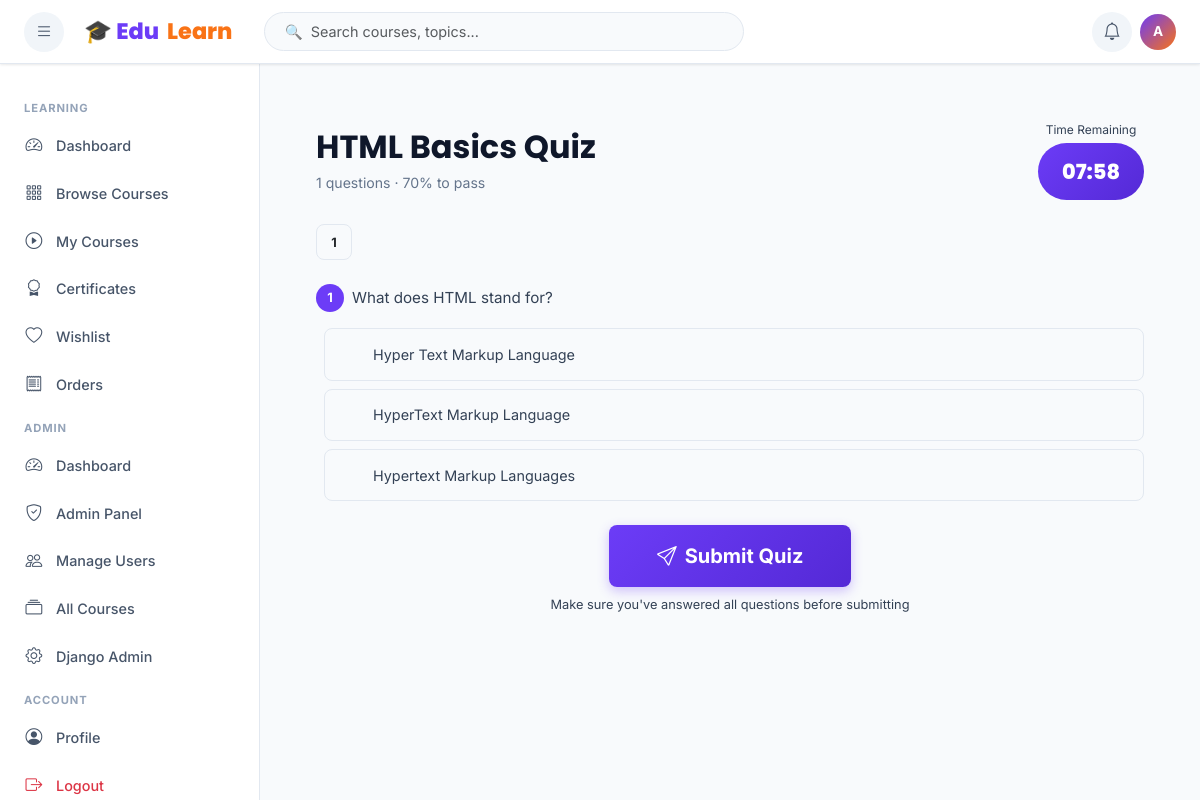
The page /quizzes/1/take/ (signed in) on the database its author committed.
### accounts/models.py (models this page shows, shortened)
class CustomUser(AbstractUser):
    ROLE_CHOICES = [('student','Student'),('instructor','Instructor'),('admin','Admin')]
    role = models.CharField(max_length=20, choices=ROLE_CHOICES, default='student')
    bio = models.TextField(blank=True)
    avatar = models.ImageField(upload_to='avatars/', blank=True, null=True)
    phone = models.CharField(max_length=20, blank=True)
    website = models.URLField(blank=True)
    linkedin = models.URLField(blank=True)
    is_email_verified = models.BooleanField(default=False)
    created_at = models.DateTimeField(auto_now_add=True)
    updated_at = models.DateTimeField(auto_now=True)
    def is_student(self): return self.role == 'student'
    def is_instructor(self): return self.role == 'instructor'
    def is_admin_user(self): return self.role == 'admin' or self.is_staff

### quizzes/models.py (models this page shows, shortened)
class Quiz(models.Model):
    module = models.OneToOneField(Module, on_delete=models.CASCADE, related_name='quiz')
    title = models.CharField(max_length=200)
    description = models.TextField(blank=True)
    time_limit = models.PositiveIntegerField(default=0, help_text='Minutes (0=no limit)')
    pass_score = models.PositiveIntegerField(default=70, help_text='Percentage to pass')
    max_attempts = models.PositiveIntegerField(default=3)
    is_active = models.BooleanField(default=True)
    created_at = models.DateTimeField(auto_now_add=True)

class Question(models.Model):
    quiz = models.ForeignKey(Quiz, on_delete=models.CASCADE, related_name='questions')
    text = models.TextField()
    explanation = models.TextField(blank=True)
    order = models.PositiveIntegerField(default=0)
    class Meta: ordering = ['order']

class Choice(models.Model):
    question = models.ForeignKey(Question, on_delete=models.CASCADE, related_name='choices')
    text = models.CharField(max_length=300)
    is_correct = models.BooleanField(default=False)

### quizzes/views.py (the view)
# urls.py: path('<int:quiz_id>/take/', views.quiz_take, name='take'),
@login_required
def quiz_take(request, quiz_id):
    quiz = get_object_or_404(Quiz, id=quiz_id, is_active=True)
    enrollment = get_object_or_404(Enrollment, user=request.user, course=quiz.module.course)
    attempts_count = QuizAttempt.objects.filter(user=request.user, quiz=quiz).count()
    if attempts_count >= quiz.max_attempts:
        messages.error(request, f'Maximum attempts ({quiz.max_attempts}) reached.')
        return redirect('quizzes:detail', quiz_id=quiz_id)
    questions = quiz.questions.prefetch_related('choices').all()
    return render(request, 'quizzes/take.html', {'quiz': quiz, 'questions': questions})

### lms_project/context_processors.py (called while the page is built)
def notifications(request):
    context = {'notifications': [], 'unread_count': 0}
    if request.user.is_authenticated:
        try:
            from courses.models import Notification
            notifs = Notification.objects.filter(user=request.user).order_by('-created_at')[:10]
            context['notifications'] = notifs
            context['unread_count'] = notifs.filter(is_read=False).count()
        except Exception:
            pass
    return context

### templates/quizzes/take.html (shortened to what this page needs)
{% extends 'base.html' %}
{% block content %}
<div class="container-fluid px-4 py-4">
  <div class="d-flex align-items-center justify-content-between mb-4">
    <div>
      <h2 class="fw-bold mb-1">{{ quiz.title }}</h2>
      <div style="font-size:.88rem;color:var(--gray-600);">{{ questions|length }} questions {% if quiz.pass_score %}· {{ quiz.pass_score }}% to pass{% endif %}</div>
    </div>
    {% if quiz.time_limit > 0 %}
    <div>
      <div style="font-size:.75rem;color:var(--gray-500);text-align:center;margin-bottom:.25rem;">Time Remaining</div>
      <div class="quiz-timer" id="quizTimer">{{ quiz.time_limit }}:00</div>
    </div>
    {% endif %}
  </div>
  <div class="mb-4">
    <div class="d-flex gap-1 flex-wrap" id="questionNav">
      {% for q in questions %}
      <button class="btn btn-sm" id="navBtn{{ q.id }}" onclick="scrollToQuestion({{ q.id }})"
        style="width:36px;height:36px;border-radius:8px;border:1.5px solid var(--gray-200);font-size:.8rem;font-weight:700;">
        {{ forloop.counter }}
      </button>
      {% endfor %}
    </div>
  </div>
  <form id="quizForm">
    {% for question in questions %}
    <div class="quiz-question animate-on-scroll" id="question{{ question.id }}">
      <div class="d-flex gap-2 mb-3">
        <span style="background:var(--primary);color:white;width:28px;height:28px;border-radius:50%;display:flex;align-items:center;justify-content:center;font-size:.8rem;font-weight:700;flex-shrink:0;">{{ forloop.counter }}</span>
        <p class="mb-0 fw-600" style="font-size:.95rem;line-height:1.6;padding-top:2px;">{{ question.text }}</p>
      </div>
      <div class="ms-2">
        {% for choice in question.choices.all %}
        <div class="choice-option" data-question-id="{{ question.id }}" data-choice-id="{{ choice.id }}"
             onclick="selectChoice(this, {{ question.id }}, {{ choice.id }})">
          <div style="width:20px;height:20px;border-radius:50%;border:2px solid var(--gray-300);display:flex;align-items:center;justify-content:center;flex-shrink:0;transition:.2s;" class="choice-radio">
          </div>
          <span style="font-size:.9rem;">{{ choice.text }}</span>
        </div>
        {% endfor %}
      </div>
    </div>
    {% endfor %}
  </form>
  <div class="text-center mt-4 mb-5">
    <button class="btn btn-primary btn-lg px-5 py-3 fw-bold" id="submitQuizBtn" onclick="submitQuiz()">
      <i class="bi bi-send me-2"></i>Submit Quiz
    </button>
    <div style="font-size:.8rem;color:var(--gray-500);margin-top:.5rem;">Make sure you've answered all questions before submitting</div>
  </div>
</div>
{% endblock %}

### templates/base.html (shortened to what this page needs)
<!DOCTYPE html>
<html lang="en">
<head>
  <link href="https://cdn.jsdelivr.net/npm/bootstrap@5.3.2/dist/css/bootstrap.min.css" rel="stylesheet">
  <link href="https://cdn.jsdelivr.net/npm/bootstrap-icons@1.11.3/font/bootstrap-icons.css" rel="stylesheet">
  {% load static %}
  <link href="{% static 'css/style.css' %}" rel="stylesheet">
</head>
<body>
{% if user.is_authenticated %}
<nav class="lms-navbar">
  <button class="nav-icon-btn me-1" id="sidebarToggle" title="Toggle sidebar">
    <i class="bi bi-list"></i>
  </button>
  <a class="navbar-brand-logo" href="/">🎓 Edu<span>Learn</span></a>
  <div class="navbar-search d-none d-md-block ms-3">
    <input type="text" class="form-control" id="navSearchInput" placeholder="🔍  Search courses, topics...">
  </div>
  <div class="ms-auto d-flex align-items-center gap-2">
    <div class="dropdown">
      <button class="nav-icon-btn" data-bs-toggle="dropdown" aria-expanded="false">
        <i class="bi bi-bell"></i>
      </button>
    </div>
    <div class="dropdown">
      <div data-bs-toggle="dropdown" aria-expanded="false" style="cursor:pointer;">
        {% if user.avatar %}
        <img src="{{ user.avatar.url }}" class="user-avatar-sm" alt="{{ user.username }}">
        {% else %}
        <div class="user-avatar-placeholder">{{ user.username|first|upper }}</div>
        {% endif %}
      </div>
    </div>
  </div>
</nav>
<div class="lms-sidebar" id="lmsSidebar">
  {% if user.is_student %}
  <div class="sidebar-section-label">Learning</div>
  <a class="sidebar-nav-item" href="/dashboard/"><i class="bi bi-speedometer2"></i> Dashboard</a>
  <a class="sidebar-nav-item" href="/courses/"><i class="bi bi-grid-3x3-gap"></i> Browse Courses</a>
  <a class="sidebar-nav-item" href="/dashboard/student/"><i class="bi bi-play-circle"></i> My Courses</a>
  <a class="sidebar-nav-item" href="/certificates/"><i class="bi bi-award"></i> Certificates</a>
  <a class="sidebar-nav-item" href="/courses/wishlist/"><i class="bi bi-heart"></i> Wishlist</a>
  <a class="sidebar-nav-item" href="/payments/history/"><i class="bi bi-receipt"></i> Orders</a>
  {% endif %}
  {% if user.is_admin_user %}
  <div class="sidebar-section-label">Admin</div>
  <a class="sidebar-nav-item" href="/dashboard/"><i class="bi bi-speedometer2"></i> Dashboard</a>
  <a class="sidebar-nav-item" href="/dashboard/admin/"><i class="bi bi-shield-check"></i> Admin Panel</a>
  <a class="sidebar-nav-item" href="/dashboard/manage-users/"><i class="bi bi-people"></i> Manage Users</a>
  <a class="sidebar-nav-item" href="/courses/"><i class="bi bi-collection"></i> All Courses</a>
  <a class="sidebar-nav-item" href="/admin/"><i class="bi bi-gear"></i> Django Admin</a>
  {% endif %}
  <div class="sidebar-section-label">Account</div>
  <a class="sidebar-nav-item" href="/accounts/profile/"><i class="bi bi-person-circle"></i> Profile</a>
  <a class="sidebar-nav-item text-danger" href="/accounts/logout/"><i class="bi bi-box-arrow-right"></i> Logout</a>
</div>
<main class="lms-main {% block main_class %}{% endblock %}">
{% endif %}
{% block content %}{% endblock %}
</main>
{% load static %}
</body>
</html>

### static/css/style.css (style rules this page uses)
:root { --primary: #6c3cf7; --primary-dark: #5429d6; --primary-light: #ede9ff; --secondary: #f97316; --success: #22c55e; --info: #3b82f6; --warning: #f59e0b; --danger: #ef4444; --dark: #0f172a; --gray-900: #1e293b; --gray-800: #334155; --gray-700: #475569; --gray-600: #64748b; --gray-400: #94a3b8; --gray-200: #e2e8f0; --gray-100: #f1f5f9; --gray-50: #f8fafc; --white: #ffffff; --sidebar-w: 260px; --navbar-h: 64px; --radius: 12px; --radius-lg: 16px; --shadow-sm: 0 1px 3px rgba(0,0,0,0.06), 0 1px 2px rgba(0,0,0,0.04); --shadow: 0 4px 16px rgba(0,0,0,0.08); --shadow-lg: 0 10px 40px rgba(0,0,0,0.12); --transition: all 0.25s cubic-bezier(0.4,0,0.2,1); }
* { box-sizing:border-box;margin:0;padding:0; }
body { font-family:'Inter',sans-serif;background:var(--gray-50);color:var(--gray-800);line-height:1.6;font-size:15px; }
h1,h2,h3,h4,h5,h6 { font-family:'Poppins',sans-serif;font-weight:700;color:var(--dark);line-height:1.3; }
.lms-navbar { position:sticky;top:0;z-index:1050;height:var(--navbar-h);background:var(--white);border-bottom:1px solid var(--gray-200);box-shadow:var(--shadow-sm);display:flex;align-items:center;padding:0 1.5rem;gap:1rem; }
.navbar-brand-logo { font-family:'Poppins',sans-serif;font-weight:800;font-size:1.4rem;color:var(--primary)!important;text-decoration:none;display:flex;align-items:center;gap:.5rem;white-space:nowrap; }
.navbar-brand-logo span { color:var(--secondary); }
.navbar-search { flex:1;max-width:480px; }
.navbar-search .form-control { border-radius:50px;border:1.5px solid var(--gray-200);padding:.5rem 1.2rem;font-size:.9rem;background:var(--gray-50);transition:var(--transition); }
.nav-icon-btn { width:40px;height:40px;border-radius:50%;border:none;background:var(--gray-100);color:var(--gray-700);display:flex;align-items:center;justify-content:center;font-size:1.1rem;cursor:pointer;transition:var(--transition);position:relative;text-decoration:none; }
.user-avatar-placeholder { width:36px;height:36px;border-radius:50%;background:linear-gradient(135deg,var(--primary),var(--secondary));display:flex;align-items:center;justify-content:center;color:#fff;font-weight:700;font-size:.85rem;cursor:pointer; }
.lms-sidebar { position:fixed;top:var(--navbar-h);left:0;width:var(--sidebar-w);height:calc(100vh - var(--navbar-h));background:var(--white);border-right:1px solid var(--gray-200);overflow-y:auto;z-index:1040;transition:transform .3s ease;padding:1.5rem 0; }
.sidebar-section-label { font-size:.7rem;font-weight:700;text-transform:uppercase;letter-spacing:.08em;color:var(--gray-400);padding:.75rem 1.5rem .25rem; }
.sidebar-nav-item { display:flex;align-items:center;gap:.75rem;padding:.65rem 1.5rem;color:var(--gray-700);text-decoration:none;font-size:.9rem;font-weight:500;transition:var(--transition);position:relative;cursor:pointer;border:none;background:none;width:100%;text-align:left; }
.sidebar-nav-item i { font-size:1.05rem;width:20px;text-align:center; }
.lms-main { margin-left:var(--sidebar-w);min-height:calc(100vh - var(--navbar-h));padding:2rem;transition:margin .3s ease; }
.btn-primary { background:linear-gradient(135deg,var(--primary),var(--primary-dark));border:none;border-radius:8px;font-weight:600;transition:var(--transition);box-shadow:0 4px 12px rgba(108,60,247,.3); }
.quiz-timer { background:linear-gradient(135deg,var(--primary),var(--primary-dark));color:#fff;padding:.75rem 1.5rem;border-radius:50px;font-size:1.3rem;font-weight:800;font-family:'Poppins',sans-serif;min-width:100px;text-align:center; }
.choice-option { padding:.85rem 1rem;border-radius:8px;border:1.5px solid var(--gray-200);cursor:pointer;transition:var(--transition);margin-bottom:.5rem;display:flex;align-items:center;gap:.75rem; }
.form-control,.form-select { border:1.5px solid var(--gray-200);border-radius:8px;font-size:.9rem;padding:.6rem .9rem;transition:var(--transition);background:#fff; }
.fade-in { animation:fadeIn .4s ease; }

### rows shown on the page
CustomUser: username|first "A"
Quiz: title "HTML Basics Quiz", pass_score "70"
Question: text "What does HTML stand for?"
Choice: text "Hyper Text Markup Language"
Choice: text "HyperText Markup Language"
Choice: text "Hypertext Markup Languages"

### other values the page prints
{{ questions|length }} "1"
